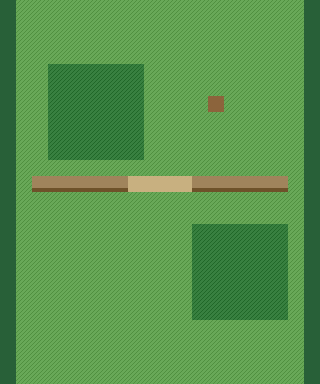

The image is a tile-based game level rendered from a .tmx file. Its description and complete source (layers, tilesets, objects, tile grids) follow:
An orthogonal 20x24 tile map with 16x16 px tiles, 1 tile layer (ground) and 3 objects (spawn, trainer, sign).

<map version="1.10" orientation="orthogonal" renderorder="right-down" width="20" height="24" tilewidth="16" tileheight="16" infinite="0" nextobjectid="4">
 <properties><property name="connect_south" value="pallet_town" /><property name="offset_south" type="int" value="0" /><property name="connect_north" value="viridian_city" /><property name="offset_north" type="int" value="0" /><property name="border" type="int" value="5" /><property name="music" value="route" /><property name="encounter_chance" type="int" value="7" /></properties>
 <tileset firstgid="1" source="../tiles.tsx" />
 <layer id="1" name="ground" width="20" height="24">
  <data encoding="csv">
5,1,1,1,1,1,1,1,1,1,1,1,1,1,1,1,1,1,1,5,
5,1,1,1,1,1,1,1,1,1,1,1,1,1,1,1,1,1,1,5,
5,1,1,1,1,1,1,1,1,1,1,1,1,1,1,1,1,1,1,5,
5,1,1,1,1,1,1,1,1,1,1,1,1,1,1,1,1,1,1,5,
5,1,1,3,3,3,3,3,3,1,1,1,1,1,1,1,1,1,1,5,
5,1,1,3,3,3,3,3,3,1,1,1,1,1,1,1,1,1,1,5,
5,1,1,3,3,3,3,3,3,1,1,1,1,9,1,1,1,1,1,5,
5,1,1,3,3,3,3,3,3,1,1,1,1,1,1,1,1,1,1,5,
5,1,1,3,3,3,3,3,3,1,1,1,1,1,1,1,1,1,1,5,
5,1,1,3,3,3,3,3,3,1,1,1,1,1,1,1,1,1,1,5,
5,1,1,1,1,1,1,1,1,1,1,1,1,1,1,1,1,1,1,5,
5,1,10,10,10,10,10,10,2,2,2,2,10,10,10,10,10,10,1,5,
5,1,1,1,1,1,1,1,1,1,1,1,1,1,1,1,1,1,1,5,
5,1,1,1,1,1,1,1,1,1,1,1,1,1,1,1,1,1,1,5,
5,1,1,1,1,1,1,1,1,1,1,1,3,3,3,3,3,3,1,5,
5,1,1,1,1,1,1,1,1,1,1,1,3,3,3,3,3,3,1,5,
5,1,1,1,1,1,1,1,1,1,1,1,3,3,3,3,3,3,1,5,
5,1,1,1,1,1,1,1,1,1,1,1,3,3,3,3,3,3,1,5,
5,1,1,1,1,1,1,1,1,1,1,1,3,3,3,3,3,3,1,5,
5,1,1,1,1,1,1,1,1,1,1,1,3,3,3,3,3,3,1,5,
5,1,1,1,1,1,1,1,1,1,1,1,1,1,1,1,1,1,1,5,
5,1,1,1,1,1,1,1,1,1,1,1,1,1,1,1,1,1,1,5,
5,1,1,1,1,1,1,1,1,1,1,1,1,1,1,1,1,1,1,5,
5,1,1,1,1,1,1,1,1,1,1,1,1,1,1,1,1,1,1,5
</data>
 </layer>
 <objectgroup id="2" name="objects">
  <object id="1" name="spawn" x="160" y="192" width="16" height="16"><properties /></object>
  <object id="2" name="trainer" x="96" y="256" width="16" height="16"><properties><property name="display" value="Youngster Joey" /><property name="facing" value="left" /><property name="sight" type="int" value="4" /><property name="party" value="rattata:3|pidgey:3" /><property name="prize" type="int" value="120" /><property name="flag" value="beat_joey" /><property name="before" value="Hey! You have POKEMON! Let's battle!" /><property name="after" value="My RATTATA is in the top percentage!" /></properties></object>
  <object id="3" name="sign" x="208" y="96" width="16" height="16"><properties><property name="dialog" value="ROUTE 1 - Pallet Town &lt;-&gt; Viridian City" /></properties></object>
 </objectgroup>
</map>
